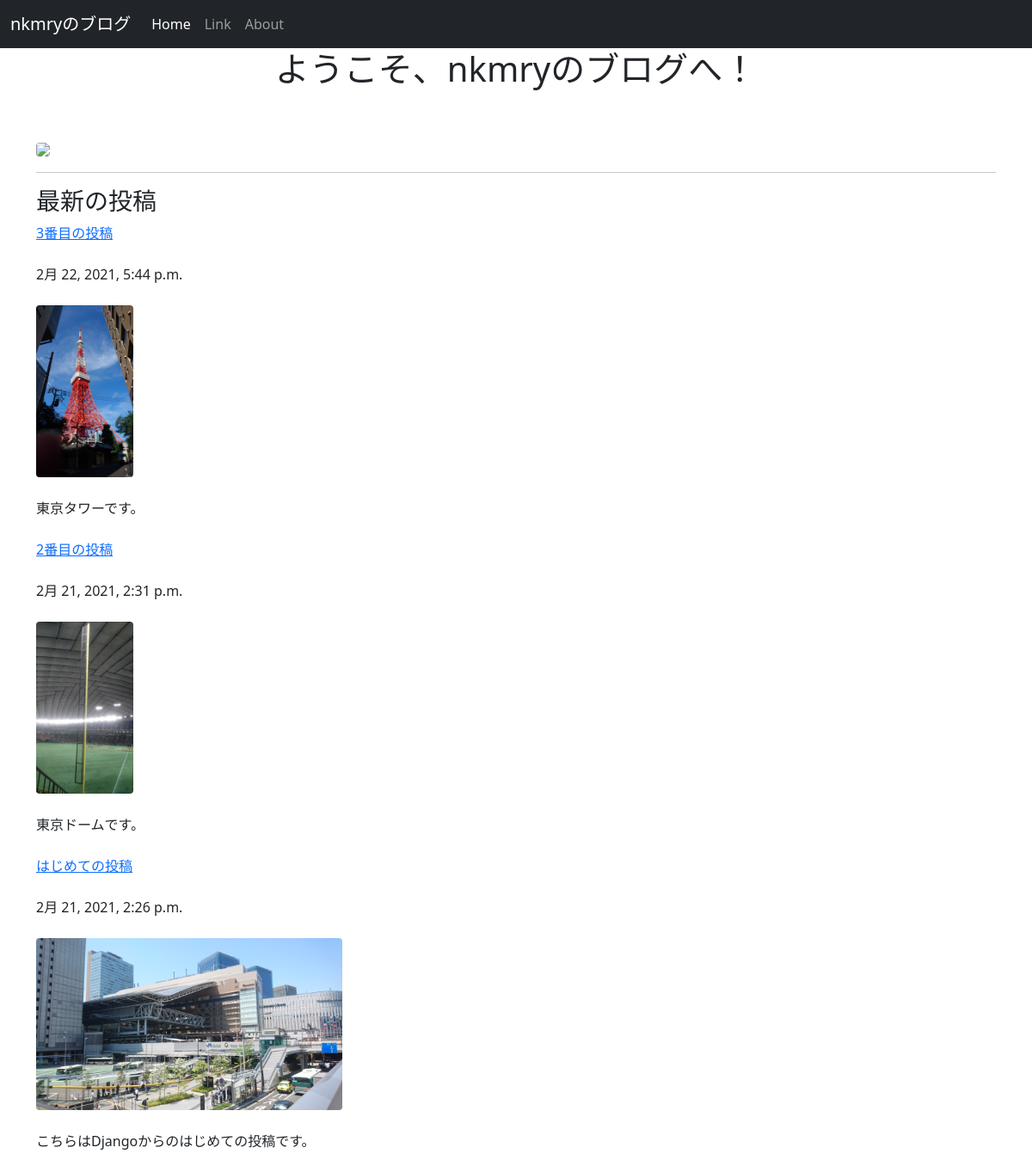
/posts/, run on the app's committed database.
### posts/models.py (models this page shows, shortened)
class Post(models.Model):
  title = models.CharField(max_length=100)
  published = models.DateTimeField()
  image = models.ImageField(upload_to='media/')
  body = models.TextField()
  def summary(self):
    return self.body[:100]

### posts/views.py (the view)
def index(request):
  posts = Post.objects.order_by('-published')
  return render(request, 'posts/index.html', {'posts': posts})

### posts/templates/posts/index.html (shortened to what this page needs)
<!DOCTYPE html>
<html lang="ja-jp">
<head>
    <link href="https://cdn.jsdelivr.net/npm/bootstrap@5.0.0-beta2/dist/css/bootstrap.min.css" rel="stylesheet">
</head>
<body>
  <nav class="navbar navbar-expand-lg navbar-dark bg-dark">
    <div class="container-fluid">
      <a class="navbar-brand" href="#">nkmryのブログ</a>
      <div class="collapse navbar-collapse" id="navbarSupportedContent">
        <ul class="navbar-nav me-auto mb-2 mb-lg-0">
          <li class="nav-item">
            <a class="nav-link active" aria-current="page" href="/posts/">Home</a>
          </li>
          <li class="nav-item">
            <a class="nav-link" href="#">Link</a>
          </li>
          <li class="nav-item">
            <a class="nav-link" href="#">About</a>
          </li>
        </ul>
      </div>
    </div>
  </nav>
  <div class="container">
    <h1 class="text-center">ようこそ、nkmryのブログへ！</h1>
    <br><br>
    {% load static %}
    <img src="{% static 'posts/DSC_0015_2.JPG' %}" class="img-fluid rounded" style="max-height: 200px;">
    <hr>
    <h3>最新の投稿</h3>
    {% for post in posts.all %}
      <a href="{% url 'post_detail' post.id %}">{{ post.title }}</a>
      <br><br>
      {{ post.published }}
      <br><br>
      <img src="{{ post.image.url }}" class="img-fluid rounded" style="max-height: 200px;">
      <br><br>
      {{ post.summary }}
      <br><br>
    {% endfor %}
  </div>
</body>
</html>

### data on the page
Post: title "3番目の投稿", published "2月 22, 2021, 5:44 p.m.", image (picture), summary "東京タワーです。"
Post: title "2番目の投稿", published "2月 21, 2021, 2:31 p.m.", image (picture), summary "東京ドームです。"
Post: title "はじめての投稿", published "2月 21, 2021, 2:26 p.m.", image (picture), summary "こちらはDjangoからのはじめての投稿です。"
